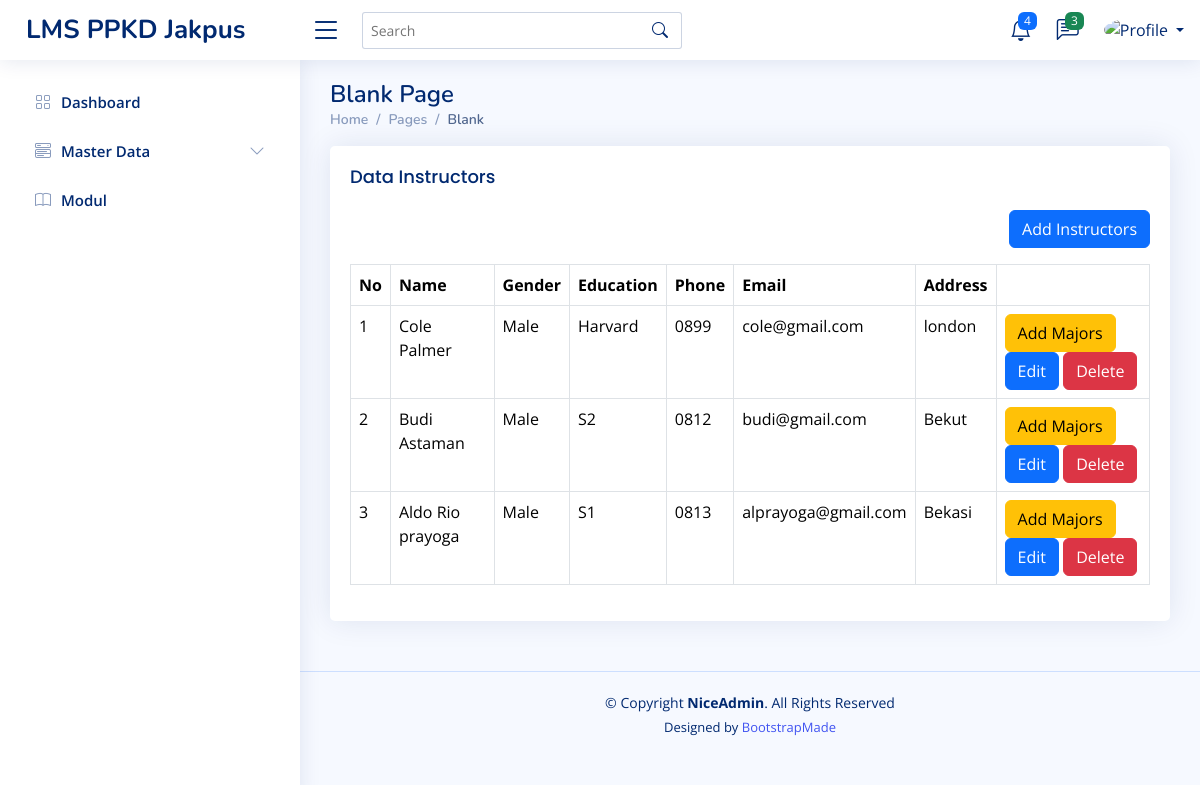
The page /home.php?page=instructors on the database its author committed.
### tables this page shows
CREATE TABLE `menus` (
  `id` int(11) NOT NULL,
  `parent_id` int(5) DEFAULT NULL,
  `name` varchar(50) NOT NULL,
  `icon` varchar(50) NOT NULL,
  `url` varchar(50) DEFAULT NULL,
  `urutan` int(11) DEFAULT NULL,
  `created_at` timestamp NOT NULL DEFAULT current_timestamp(),
  `updated_at` timestamp NULL DEFAULT NULL ON UPDATE current_timestamp()
);

CREATE TABLE `instructors` (
  `id` int(11) NOT NULL,
  `id_role` int(11) NOT NULL,
  `name` varchar(50) NOT NULL,
  `gender` tinyint(1) NOT NULL,
  `education` varchar(30) NOT NULL,
  `phone` varchar(15) NOT NULL,
  `email` varchar(50) NOT NULL,
  `password` varchar(100) NOT NULL,
  `address` text NOT NULL,
  `created_at` timestamp NOT NULL DEFAULT current_timestamp(),
  `updated_at` timestamp NULL DEFAULT NULL ON UPDATE current_timestamp()
);

### content/instructors.php (the view)
<?php
  $query = mysqli_query($config, "SELECT * FROM instructors ORDER BY id DESC");
  $rows = mysqli_fetch_all($query, MYSQLI_ASSOC);
?>
<div class="row">
    <div class="col-12">
      <div class="card">
        <div class="card-body">
          <h5 class="card-title">Data Instructors</h5>
          <div class="mb-3" align="right">
            <a href="?page=tambah-instructors" class="btn btn-primary">Add Instructors</a>
          </div>
          <div class="table-responsive">
            <table class="table table-bordered">
              <thead>
                <tr>
                  <th>No</th>
                  <th>Name</th>
                  <th>Gender</th>
                  <th>Education</th>
                  <th>Phone</th>
                  <th>Email</th>
                  <th>Address</th>
                  <th></th>
                </tr>
              </thead>
              <tbody>
                <?php
                      foreach($rows as $index => $row): ?>
                <tr>
                  <td><?php echo $index += 1;  ?></td>
                  <td><?php echo $row['name']?></td>
                  <td><?php echo $row['gender'] == 1 ? 'Male' : 'Female'?></td>
                  <td><?php echo $row['education']?></td>
                  <td><?php echo $row['phone']?></td>
                  <td><?php echo $row['email']?></td>
                  <td><?php echo $row['address']?></td>
                  <td>
                        <a href="?page=tambah-instructors-majors&id=<?php echo $row ['id'] ?>" class="btn btn-warning">Add Majors</a>
                        <a href="?page=tambah-instructors&edit=<?php echo $row['id'] ?>" class="btn btn-primary">Edit</a>
                        <a onclick="return confirm('Are u Sure wanna delete this?')" href="?page=tambah-instructors&delete=<?php echo $row['id'] ?>" class="btn btn-danger">Delete</a>
                  </td>
                </tr>
                 <?php endforeach ?>
              </tbody>
            </table>
          </div>
        </div>
      </div>
    </div>
</div>

### home.php (shortened to what this page needs)
<?php
    include 'config/koneksi.php';
?>
<!DOCTYPE html>
<html lang="en">
<head>
  <link href="assets/vendor/bootstrap/css/bootstrap.min.css" rel="stylesheet">
  <link href="assets/vendor/bootstrap-icons/bootstrap-icons.css" rel="stylesheet">
  <link href="assets/vendor/boxicons/css/boxicons.min.css" rel="stylesheet">
  <link href="assets/vendor/quill/quill.snow.css" rel="stylesheet">
  <link href="assets/vendor/quill/quill.bubble.css" rel="stylesheet">
  <link href="assets/vendor/remixicon/remixicon.css" rel="stylesheet">
  <link href="assets/vendor/simple-datatables/style.css" rel="stylesheet">
  <link href="assets/css/style.css" rel="stylesheet">
</head>
<body>
   <?php include 'inc/header.php' ?>
   <?php include 'inc/sidebar.php' ?>
  <main id="main" class="main">
    <div class="pagetitle">
      <h1>Blank Page</h1>
      <nav>
        <ol class="breadcrumb">
          <li class="breadcrumb-item"><a href="index.html">Home</a></li>
          <li class="breadcrumb-item">Pages</li>
          <li class="breadcrumb-item active">Blank</li>
        </ol>
      </nav>
    </div>
    <section class="section">
      <?php
                  if (isset($_GET['page'])){
                    if (file_exists("content/" . $_GET['page'] . ".php")) {
                      include ("content/" . $_GET['page'] . ".php");
                   } else {
                    include "content/notfound.php";
                }
              } else {
                include "content/dashboard.php";
              }
                  ?>
    </section>
  </main>
  <footer id="footer" class="footer">
    <div class="copyright">
      &copy; Copyright <strong><span>NiceAdmin</span></strong>. All Rights Reserved
    </div>
    <div class="credits">
      Designed by <a href="https://bootstrapmade.com/">BootstrapMade</a>
    </div>
  </footer>
</body>
</html>

### inc/header.php (shortened to what this page needs)
<?php
  $name = isset($_SESSION['NAME']) ? $_SESSION['NAME'] : '';
?>
<header id="header" class="header fixed-top d-flex align-items-center">
        <div class="d-flex align-items-center justify-content-between">
            <a href="index.html" class="logo d-flex align-items-center">
                <span class="d-none d-lg-block">LMS PPKD Jakpus</span>
            </a>
            <i class="bi bi-list toggle-sidebar-btn"></i>
        </div>
        <div class="search-bar">
            <form class="search-form d-flex align-items-center" method="POST" action="#">
                <input type="text" name="query" placeholder="Search" title="Enter search keyword">
                <button type="submit" title="Search"><i class="bi bi-search"></i></button>
            </form>
        </div>
        <nav class="header-nav ms-auto">
            <ul class="d-flex align-items-center">
                <li class="nav-item dropdown">
                    <a class="nav-link nav-icon" href="#" data-bs-toggle="dropdown">
                        <i class="bi bi-bell"></i>
                        <span class="badge bg-primary badge-number">4</span>
                    </a>
                </li>
                <li class="nav-item dropdown">
                    <a class="nav-link nav-icon" href="#" data-bs-toggle="dropdown">
                        <i class="bi bi-chat-left-text"></i>
                        <span class="badge bg-success badge-number">3</span>
                    </a>
                </li>
                <li class="nav-item dropdown pe-3">
                    <a class="nav-link nav-profile d-flex align-items-center pe-0" href="#" data-bs-toggle="dropdown">
                        <img src="assets/img/profile-img.jpg" alt="Profile" class="rounded-circle">
                        <span class="d-none d-md-block dropdown-toggle ps-2"><?php echo $name?></span>
                    </a>
                </li>
            </ul>
        </nav>
    </header>

### inc/sidebar.php (shortened to what this page needs)
<?php
    $queryMainMenu = mysqli_query($config, "SELECT * FROM menus WHERE parent_id = 0 OR parent_id=''");
    $rowMainMenu = mysqli_fetch_all($queryMainMenu, MYSQLI_ASSOC);
?>
<aside id="sidebar" class="sidebar">
    <ul class="sidebar-nav" id="sidebar-nav">
      <?php foreach ($rowMainMenu as $mainMenu): ?>
        <?php
            $id_menu = $mainMenu['id'];
            $querySubMenu = mysqli_query($config, "SELECT * FROM menus WHERE parent_id='$id_menu' ORDER BY urutan ASC")
          ?>
        <?php if(mysqli_num_rows($querySubMenu) > 0): ?>
      <li class="nav-item">
        <a class="nav-link collapsed" data-bs-target="#menu-<?php echo $mainMenu['id']?>" data-bs-toggle="collapse" href="#">
          <i class="<?php echo $mainMenu['icon']?>"></i><span><?php echo $mainMenu['name']?></span><i class="bi bi-chevron-down ms-auto"></i>
        </a>
      </li>
      <?php elseif(!empty($mainMenu['url'])): ?>
          <li class="nav-item">
        <a class="nav-link collapsed" href="<?php echo $mainMenu['url'] ?>">
          <i class="<?php echo $mainMenu['icon'] ?>"></i>
          <span><?php echo $mainMenu['name'] ?></span>
        </a>
      </li>
        <?php endif ?>
      <?php endforeach ?>
    </ul>
  </aside>

### assets/css/style.css (style rules this page uses)
:root { scroll-behavior: smooth; }
body { font-family: "Open Sans", sans-serif; background: #f6f9ff; color: #444444; }
a { color: #4154f1; text-decoration: none; }
h1, h2, h3, h4, h5, h6 { font-family: "Nunito", sans-serif; }
#main { margin-top: 60px; padding: 20px 30px; transition: all 0.3s; }
.pagetitle { margin-bottom: 10px; }
.pagetitle h1 { font-size: 24px; margin-bottom: 0; font-weight: 600; color: #012970; }
.card { margin-bottom: 30px; border: none; border-radius: 5px; box-shadow: 0px 0 30px rgba(1, 41, 112, 0.1); }
.card-title { padding: 20px 0 15px 0; font-size: 18px; font-weight: 500; color: #012970; font-family: "Poppins", sans-serif; }
.card-body { padding: 0 20px 20px 20px; }
.breadcrumb { font-size: 14px; font-family: "Nunito", sans-serif; color: #899bbd; font-weight: 600; }
.breadcrumb a { color: #899bbd; transition: 0.3s; }
.breadcrumb .breadcrumb-item::before { color: #899bbd; }
.breadcrumb .active { color: #51678f; font-weight: 600; }
.logo { line-height: 1; }
@media (min-width: 1200px) { .logo { width: 280px; } }
.logo span { font-size: 26px; font-weight: 700; color: #012970; font-family: "Nunito", sans-serif; }
.header { transition: all 0.5s; z-index: 997; height: 60px; box-shadow: 0px 2px 20px rgba(1, 41, 112, 0.1); background-color: #fff; padding-left: 20px; }
.header .toggle-sidebar-btn { font-size: 32px; padding-left: 10px; cursor: pointer; color: #012970; }
.header .search-bar { min-width: 360px; padding: 0 20px; }
.header .search-form { width: 100%; }
.header .search-form input { border: 0; font-size: 14px; color: #012970; border: 1px solid rgba(1, 41, 112, 0.2); padding: 7px 38px 7px 8px; border-radius: 3px; transition: 0.3s; width: 100%; }
.header .search-form button { border: 0; padding: 0; margin-left: -30px; background: none; }
.header .search-form button i { color: #012970; }
.header-nav ul { list-style: none; }
.header-nav>ul { margin: 0; padding: 0; }
.header-nav .nav-icon { font-size: 22px; color: #012970; margin-right: 25px; position: relative; }
.header-nav .nav-profile { color: #012970; }
.header-nav .nav-profile img { max-height: 36px; }
.header-nav .nav-profile span { font-size: 14px; font-weight: 600; }
.header-nav .badge-number { position: absolute; inset: -2px -5px auto auto; font-weight: normal; font-size: 12px; padding: 3px 6px; }
.sidebar { position: fixed; top: 60px; left: 0; bottom: 0; width: 300px; z-index: 996; transition: all 0.3s; padding: 20px; overflow-y: auto; scrollbar-width: thin; scrollbar-color: #aab7cf transparent; box-shadow: 0px 0px 20px rgba(1, 41, 112, 0.1); background-color: #fff; }
@media (min-width: 1200px) { #main, #footer { margin-left: 300px; } }
.sidebar-nav { padding: 0; margin: 0; list-style: none; }
.sidebar-nav li { padding: 0; margin: 0; list-style: none; }
.sidebar-nav .nav-item { margin-bottom: 5px; }
.sidebar-nav .nav-link { display: flex; align-items: center; font-size: 15px; font-weight: 600; color: #4154f1; transition: 0.3; background: #f6f9ff; padding: 10px 15px; border-radius: 4px; }
.sidebar-nav .nav-link i { font-size: 16px; margin-right: 10px; color: #4154f1; }
.sidebar-nav .nav-link.collapsed { color: #012970; background: #fff; }
.sidebar-nav .nav-link.collapsed i { color: #899bbd; }
.sidebar-nav .nav-link .bi-chevron-down { margin-right: 0; transition: transform 0.2s ease-in-out; }
.footer { padding: 20px 0; font-size: 14px; transition: all 0.3s; border-top: 1px solid #cddfff; }
.footer .copyright { text-align: center; color: #012970; }
.footer .credits { padding-top: 5px; text-align: center; font-size: 13px; color: #012970; }

### rows shown on the page
menus: name "Dashboard"
menus: name "Master Data"
menus: name "Modul"
instructors: index "1", name "Cole Palmer", gender "Male", education "Harvard", phone "0899", email "cole@gmail.com", address "london"
instructors: index "2", name "Budi Astaman", gender "Male", education "S2", phone "0812", email "budi@gmail.com", address "Bekut"
instructors: index "3", name "Aldo Rio prayoga", gender "Male", education "S1", phone "0813", email "alprayoga@gmail.com", address "Bekasi"
